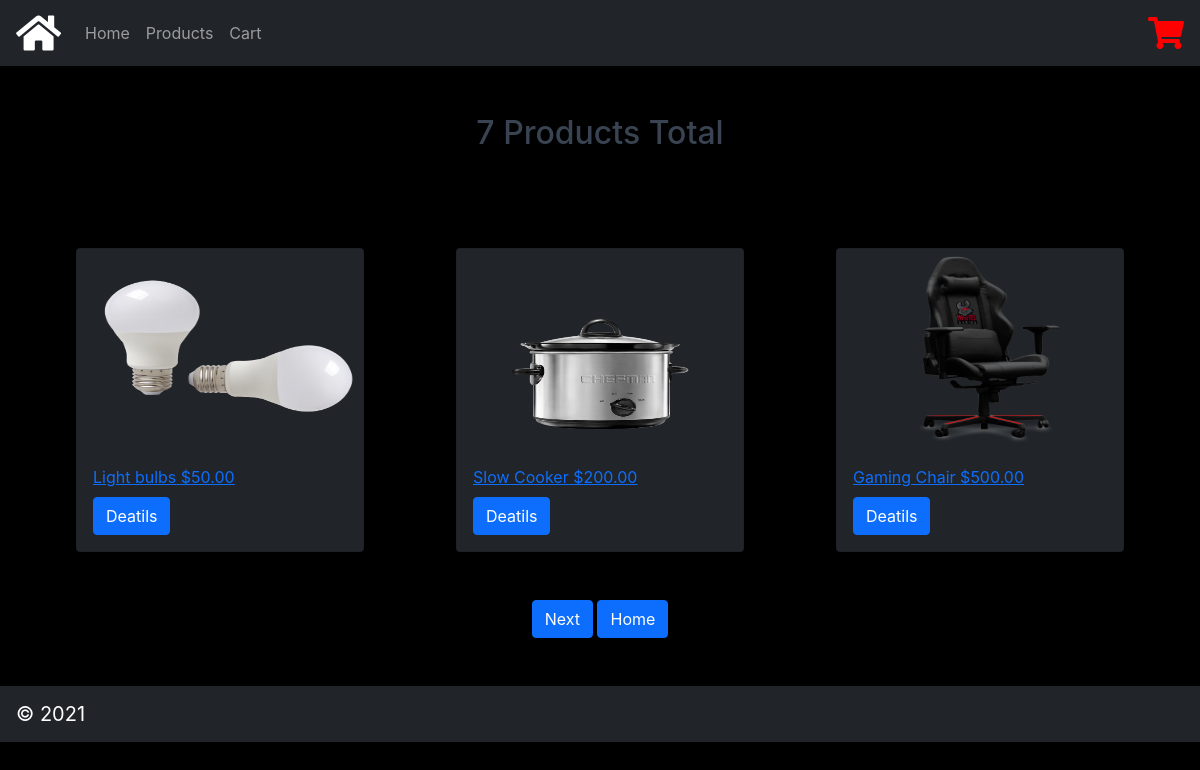
The page /index.php?page=products on the database its author committed.
### tables this page shows
CREATE TABLE `products` (
  `id` int(11) NOT NULL,
  `name` varchar(200) NOT NULL,
  `desc` text NOT NULL,
  `price` decimal(7,2) NOT NULL,
  `rrp` decimal(7,2) NOT NULL DEFAULT '0.00',
  `quantity` int(11) NOT NULL,
  `img` text NOT NULL,
  `date_added` datetime NOT NULL DEFAULT CURRENT_TIMESTAMP
);

### index.php (called while the page is built, shortened)
<?php
include 'functions.php';
$page = isset($_GET['page'])
        && file_exists($_GET['page'] . '.php') ? $_GET['page'] : 'home';
include $page . '.php';
?>

### products.php (the view, shortened to what this page needs)
<?php
$num_products_on_each_page = 3;
$current_page = isset($_GET['p']) && is_numeric($_GET['p']) ? (int)$_GET['p'] : 1;
$stmt = $pdo->prepare('SELECT * FROM products ORDER BY date_added DESC LIMIT ?,?');
$stmt->bindValue(1, ($current_page - 1) * $num_products_on_each_page, PDO::PARAM_INT);
$stmt->bindValue(2, $num_products_on_each_page, PDO::PARAM_INT);
$stmt->execute();
$products = $stmt->fetchAll(PDO::FETCH_ASSOC);
$total_products = $pdo->query('SELECT * FROM products')->rowCount();
?>
<?=template_header('Products')?>
<div class="container mt-5">
    <div class="container mt-5 mb-5 text-center">
        <h2><?=$total_products?> Products Total</H2>
    </div>
    <div class="row">
        <?php foreach ($products as $product): ?>
        <div class="col-12 col-lg-4 d-flex justify-content-center">
            <a href="index.php?page=product&id=<?=$product['id']?>" class="product">
            <div class="card text-white bg-dark mt-5" style="width: 18rem;">
                  <img class="card-img-top" src="imgs/<?=$product['img']?>"
                  width="200" height="200" alt="<?=$product['name']?>">
                  <div class="card-body">
                    <p class="card-text">
                        <span class="name"><?=$product['name']?></span>
                        <span class="price">
                        &dollar;<?=$product['price']?>
                    </p>
                </a>
                    <a href="index.php?page=product&id=<?=$product['id']?>" class="btn btn-primary mt-2">Deatils</a>
                </div>
            </div>
        </div>
        <?php endforeach; ?>
    <div class="container text-center mt-5 mb-5">
    <div class="buttons mt-5 mb-5">
        <?php if ($total_products > ($current_page * $num_products_on_each_page) - $num_products_on_each_page + count($products)): ?>
        <a class="btn btn-primary" href="index.php?page=products&p=<?=$current_page+1?>">Next</a>
        <?php endif; ?>
        <a class="btn btn-primary" href="index.php" role="button">Home</a>
    </div>
    </div>
<?=template_footer()?>

### style.css (style rules this page uses)
* { box-sizing: border-box; font-family: -apple-system, BlinkMacSystemFont, "segoe ui", roboto, oxygen, ubuntu, cantarell, "fira sans", "droid sans", "helvetica neue", Arial, sans-serif; font-size: 16px; -webkit-font-smoothing: antialiased; -moz-osx-font-smoothing: grayscale; }
html { height: 100%; }
body { position: relative; min-height: 100%; color: white; background-color: black; margin: 0; padding-bottom: 100px; }
h1, h2, h3, h4, h5 { color: #394352; }

### rows shown on the page
products: img (picture), name "Light bulbs", price "50.00"
products: img (picture), name "Slow Cooker", price "200.00"
products: img (picture), name "Gaming Chair", price "500.00"

### other values the page prints
$total_products "7"
